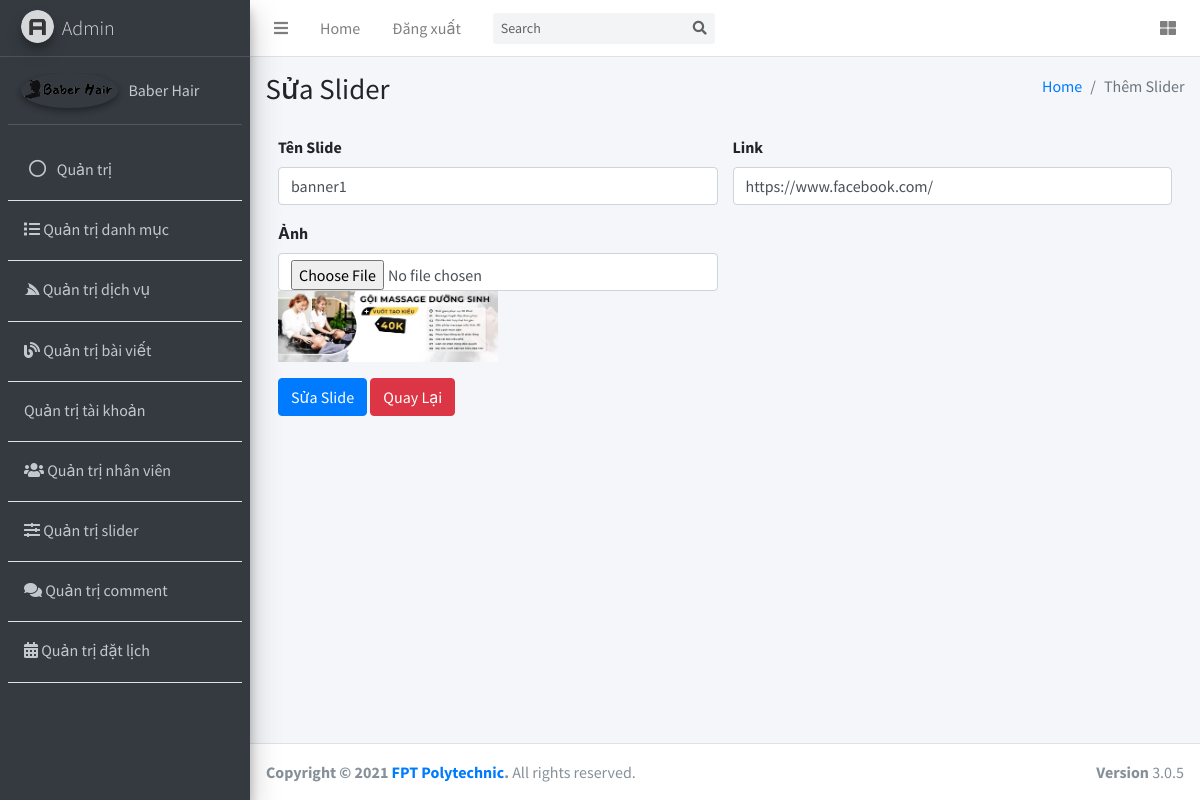
Screenshot of /admin/editSlider.php?slider_id=1 with the database file from the repository.
### tables this page shows
CREATE TABLE `sliders` (
  `slider_id` int(11) NOT NULL,
  `slider_name` varchar(255) NOT NULL,
  `slider_img` varchar(255) NOT NULL,
  `link` varchar(255) NOT NULL
);

### admin/editSlider.php (the view, shortened to what this page needs)
<?php
require_once "../connection.php";
if (isset($_GET['slider_id'])) {
    $slider_id = $_GET['slider_id'];
    $sql = "SELECT * from sliders where slider_id=$slider_id";
    $stmt = $conn->prepare($sql);
    $stmt->execute();
    $sliders = $stmt->fetchAll(PDO::FETCH_ASSOC);
    $slider = $sliders[0];
}
?>
<!DOCTYPE html>
<html lang="en">
<?php require_once("headerQT.php"); ?>
<body class="hold-transition sidebar-mini layout-fixed">
    <div class="wrapper">
        <div class="content-wrapper">
            <section class="content-header">
                <div class="container-fluid">
                    <div class="mb-2 row">
                        <div class="col-sm-6">
                            <h1>Sửa Slider</h1>
                        </div>
                        <div class="col-sm-6">
                            <ol class="breadcrumb float-sm-right">
                                <li class="breadcrumb-item"><a href="#">Home</a></li>
                                <li class="breadcrumb-item active">Thêm Slider</li>
                            </ol>
                        </div>
                    </div>
                </div>
                <form action="" method="post" enctype="multipart/form-data">
                    <div class="card-body">
                        <div class="row">
                            <div class="col-md-6">
                                <div class="form-group">
                                    <label>Tên Slide</label>
                                    <input type="text" class="form-control" style="width: 100%;" name="slider_name"
                                        value="<?= $slider['slider_name'] ?>">
                                </div>
                            </div>
                            <div class="col-md-6">
                                <div class="form-group">
                                    <label>Link</label>
                                    <input type="text" class="form-control" style="width: 100%;" name="link"
                                        value="<?= $slider['link'] ?>">
                                </div>
                            </div>
                        </div>
                        <div class="row">
                            <div class="col-md-6">
                                <div class="form-group">
                                    <label>Ảnh</label>
                                    <input type="file" name="slider_img" class="form-control" style="width: 100%;"
                                        value="<?= $slider['slider_img'] ?>">
                                    <?php if (!empty($slider['slider_img'])) : ?>
                                    <img src="../upload/<?= $slider['slider_img'] ?>" alt="" width="50%">
                                    <br>
                                    <?php endif; ?>
                                </div>
                            </div>
                        </div>
                        <div class="row">
                            <div class="col-md-6">
                                <div class="form-group">
                                    <button type="submit" class="btn btn-primary" name="btnSua">Sửa Slide</button>
                                    <a class="btn btn-danger" href="sliders.php">Quay Lại</a>
                                </div>
                            </div>
                        </div>
                    </div>
                </form>
        </div>
    </div>
</body>
<?php
require_once("footerQT.php");
?>
</html>

### rows the page displays
sliders: slider_name "banner1", link "https://www.facebook.com/", slider_img (picture)
